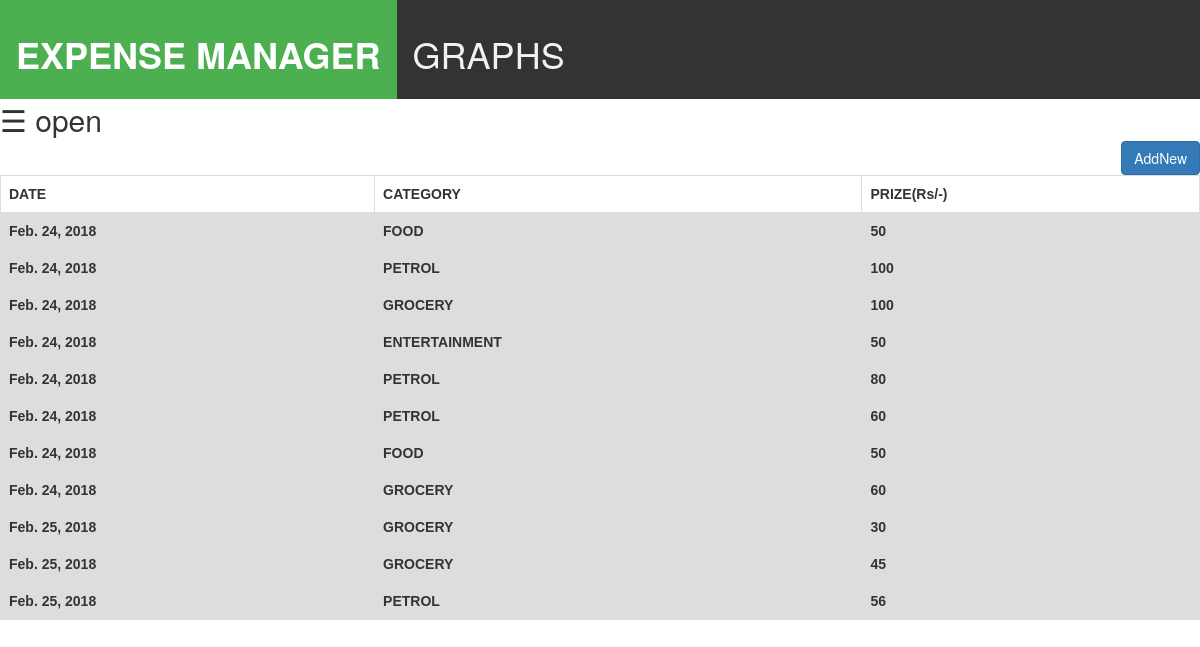
Page /expensemanager/ on the committed database.
### expensemanager/models.py (models this page shows)
class table(models.Model):
    id=models.AutoField(primary_key=True)
    pub_dat=models.DateTimeField(auto_now=True)
    cost=models.IntegerField()
    categories = (
        ('FOOD','FOOD'),
        ('GROCERY','GROCERY'),
        ('PETROL','PETROL'),
        ('ENTERTAINMENT','ENTERTAINMENT'),
    )
    CATEGORY = models.CharField(choices=categories,max_length=25)

### expensemanager/views.py (the view)
def index(request):
    bills_list=table.objects.all()
    data={'lis':bills_list,}
    return render(request,'expensemanager/index.html',data)

### expensemanager/templates/expensemanager/index.html (shortened to what this page needs)
<!DOCTYPE html>
<html>
<head>
  <link rel="stylesheet" href="https://maxcdn.bootstrapcdn.com/bootstrap/3.3.7/css/bootstrap.min.css">
</head>
<body>
<div class="topnav">
  <a class="active"><h1 class="awesome"><b>EXPENSE MANAGER</b></h1></a>
  <a href="{{'graph'}}"><h1>GRAPHS</h1></a>
</div>
<span style="font-size:30px;cursor:pointer" onclick="openNav()">&#9776; open</span><b> <div align="right"><a href="{{'addnew'}}"><button id="myBtn" button type="button" class="btn btn-primary">AddNew</button></a></div>
<div align="left">
<table>
  <tr>
    <th>DATE</th>
    <th>CATEGORY</th>
    <th>PRIZE(Rs/-)</YH>
  </tr>
{%for row in lis%}
<tr>
<td>{{row.pub_dat.date}}</td>
<td>{{row.CATEGORY}}</td>
<td>{{row.cost}}</td>
<tr>
{%endfor%}
</table>
</div>
</body>
</html>

### expensemanager/templates/expensemanager/index.html (style rules this page uses)
table { font-family: arial, sans-serif; border-collapse: collapse; width: 100%; }
td, th { border: 1px solid #dddddd; text-align: left; padding: 8px; }
tr:nth-child(even) { background-color: #dddddd; }
.topnav { overflow: hidden; background-color: #333; }
.topnav a { float: left; color: #f2f2f2; text-align: center; padding: 14px 16px; text-decoration: none; font-size: 17px; }
.topnav a.active { background-color: #4CAF50; color: white; }

### rows in the picture
table: pub_dat "Feb. 24, 2018", CATEGORY "FOOD", cost "50"
table: pub_dat "Feb. 24, 2018", CATEGORY "PETROL", cost "100"
table: pub_dat "Feb. 24, 2018", CATEGORY "GROCERY", cost "100"
table: pub_dat "Feb. 24, 2018", CATEGORY "ENTERTAINMENT", cost "50"
table: pub_dat "Feb. 24, 2018", CATEGORY "PETROL", cost "80"
table: pub_dat "Feb. 24, 2018", CATEGORY "PETROL", cost "60"
table: pub_dat "Feb. 24, 2018", CATEGORY "FOOD", cost "50"
table: pub_dat "Feb. 24, 2018", CATEGORY "GROCERY", cost "60"
table: pub_dat "Feb. 25, 2018", CATEGORY "GROCERY", cost "30"
table: pub_dat "Feb. 25, 2018", CATEGORY "GROCERY", cost "45"
table: pub_dat "Feb. 25, 2018", CATEGORY "PETROL", cost "56"
